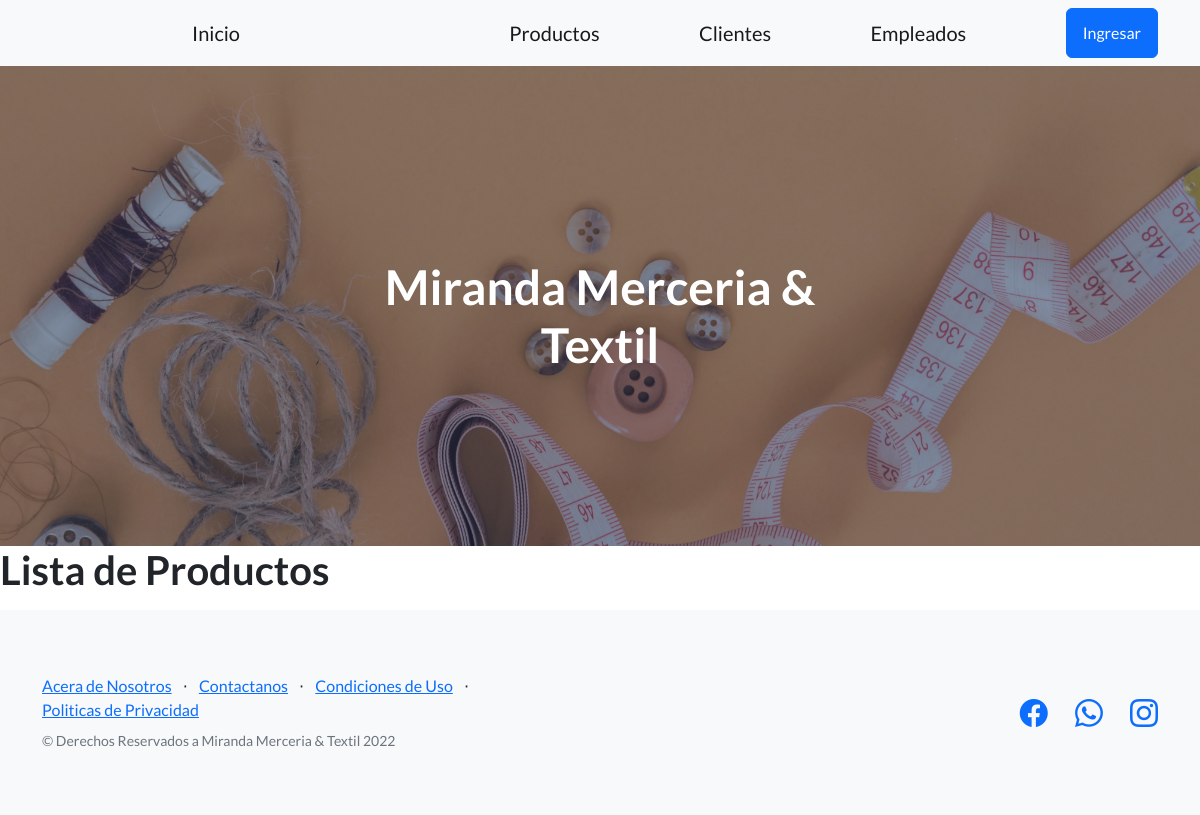
Page /app-miranda/lista-productos/ on the earlier database version.
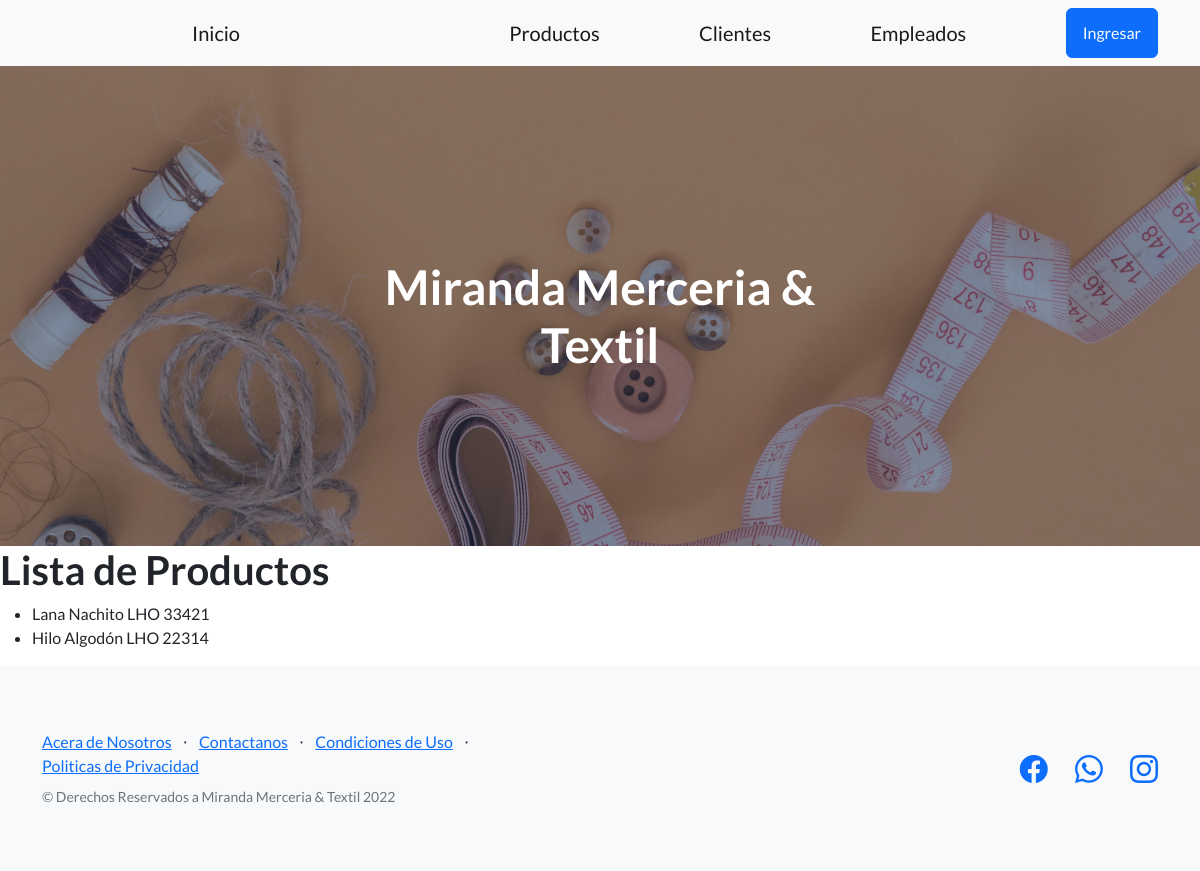
Same page on the later database version.
### AppMiranda/models.py (models this page shows)
class Producto(models.Model):
    nombre=models.CharField(max_length=40)
    marca=models.CharField(max_length=40)
    codigo=models.IntegerField()
    def __str__(self):
        return f'{self.nombre}  {self.marca}  {self.codigo}'

### AppMiranda/views.py (the view)
# urls.py: path('lista-productos/', lista_productos, name='ListaProductos'),
def lista_productos(req):
    mis_productos = Producto.objects.all()
    return render (req, "leer_productos.html", {"productos": mis_productos})

### miranda/templates/leer_productos.html
{% extends 'padre.html' %}
{% block contenidoQueCambia %}
<h1>Lista de Productos</h1>
<ul>
    {% for producto in productos %}
        <li>
            {{producto}}
        </li>
    {% endfor %}
</ul>
{% endblock contenidoQueCambia %}

Differences in the rows shown:
added Producto: nombre+marca+codigo "Lana Nachito LHO 33421"
added Producto: nombre+marca+codigo "Hilo Algodón LHO 22314"
